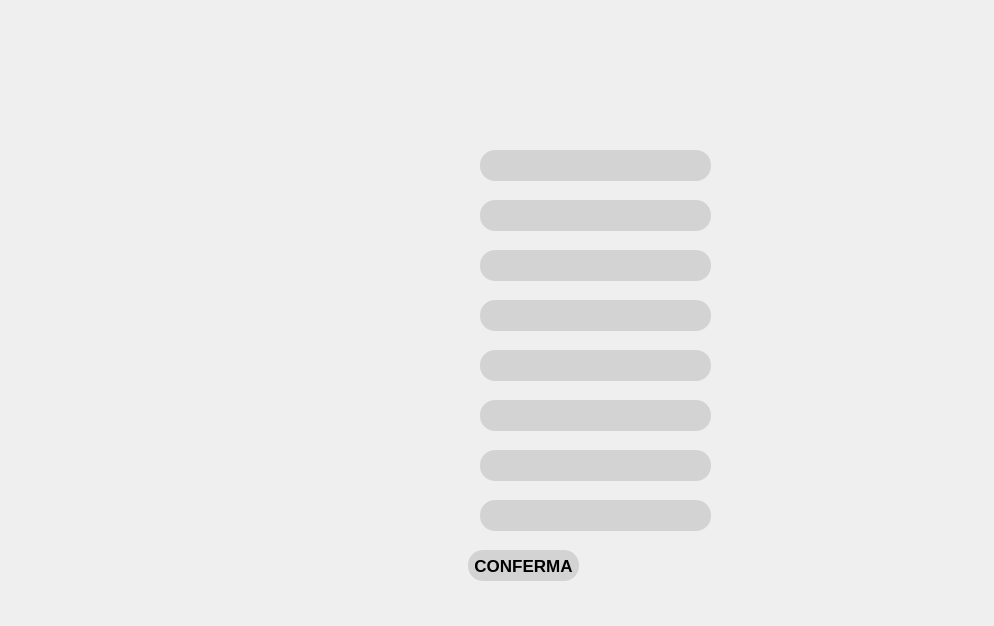
<?xml version="1.0" encoding="UTF-8"?>
<ui version="4.0">
 <class>Form</class>
 <widget class="QWidget" name="Form">
  <property name="geometry">
   <rect>
    <x>0</x>
    <y>0</y>
    <width>994</width>
    <height>626</height>
   </rect>
  </property>
  <property name="minimumSize">
   <size>
    <width>994</width>
    <height>626</height>
   </size>
  </property>
  <property name="maximumSize">
   <size>
    <width>994</width>
    <height>626</height>
   </size>
  </property>
  <property name="windowTitle">
   <string>Vista Inserisci Cliente</string>
  </property>
  <widget class="QLabel" name="background">
   <property name="geometry">
    <rect>
     <x>0</x>
     <y>0</y>
     <width>994</width>
     <height>626</height>
    </rect>
   </property>
   <property name="text">
    <string/>
   </property>
   <property name="pixmap">
    <pixmap>InserimentoNuovoCliente.png</pixmap>
   </property>
  </widget>
  <widget class="QLineEdit" name="id">
   <property name="geometry">
    <rect>
     <x>480</x>
     <y>150</y>
     <width>231</width>
     <height>31</height>
    </rect>
   </property>
   <property name="styleSheet">
    <string notr="true">background-color:lightgrey;
color:black;
border-radius: 15px;
</string>
   </property>
  </widget>
  <widget class="QLineEdit" name="nome">
   <property name="geometry">
    <rect>
     <x>480</x>
     <y>200</y>
     <width>231</width>
     <height>31</height>
    </rect>
   </property>
   <property name="styleSheet">
    <string notr="true">border-style: outset;
background-color:lightgrey;
color:black;
border-radius: 15px;
</string>
   </property>
  </widget>
  <widget class="QLineEdit" name="cognome">
   <property name="geometry">
    <rect>
     <x>480</x>
     <y>250</y>
     <width>231</width>
     <height>31</height>
    </rect>
   </property>
   <property name="styleSheet">
    <string notr="true">border-style: outset;
background-color:lightgrey;
color:black;
border-radius: 15px;
</string>
   </property>
  </widget>
  <widget class="QLineEdit" name="codiceFiscale">
   <property name="geometry">
    <rect>
     <x>480</x>
     <y>300</y>
     <width>231</width>
     <height>31</height>
    </rect>
   </property>
   <property name="styleSheet">
    <string notr="true">border-style: outset;
background-color:lightgrey;
color:black;
border-radius: 15px;
</string>
   </property>
  </widget>
  <widget class="QLineEdit" name="dataNascita">
   <property name="geometry">
    <rect>
     <x>480</x>
     <y>350</y>
     <width>231</width>
     <height>31</height>
    </rect>
   </property>
   <property name="styleSheet">
    <string notr="true">border-style: outset;
background-color:lightgrey;
color:black;
border-radius: 15px;
</string>
   </property>
  </widget>
  <widget class="QLineEdit" name="eta">
   <property name="geometry">
    <rect>
     <x>480</x>
     <y>400</y>
     <width>231</width>
     <height>31</height>
    </rect>
   </property>
   <property name="styleSheet">
    <string notr="true">border-style: outset;
background-color:lightgrey;
color:black;
border-radius: 15px;
</string>
   </property>
  </widget>
  <widget class="QLineEdit" name="telefono">
   <property name="geometry">
    <rect>
     <x>480</x>
     <y>450</y>
     <width>231</width>
     <height>31</height>
    </rect>
   </property>
   <property name="styleSheet">
    <string notr="true">border-style: outset;
background-color:lightgrey;
color:black;
border-radius: 15px;
</string>
   </property>
  </widget>
  <widget class="QLineEdit" name="email">
   <property name="geometry">
    <rect>
     <x>480</x>
     <y>500</y>
     <width>231</width>
     <height>31</height>
    </rect>
   </property>
   <property name="styleSheet">
    <string notr="true">border-style: outset;
background-color: lightgrey;
color:black;
border-radius: 15px;
</string>
   </property>
  </widget>
  <widget class="QPushButton" name="button_conferma">
   <property name="geometry">
    <rect>
     <x>468</x>
     <y>550</y>
     <width>111</width>
     <height>31</height>
    </rect>
   </property>
   <property name="font">
    <font>
     <family>Arial</family>
     <pointsize>13</pointsize>
     <bold>true</bold>
    </font>
   </property>
   <property name="styleSheet">
    <string notr="true">background-color: lightgrey;
color: black;
border-radius: 15px;</string>
   </property>
   <property name="text">
    <string>CONFERMA</string>
   </property>
  </widget>
 </widget>
 <resources>
  <include location="InserimentoCliente.qrc"/>
 </resources>
 <connections/>
</ui>
